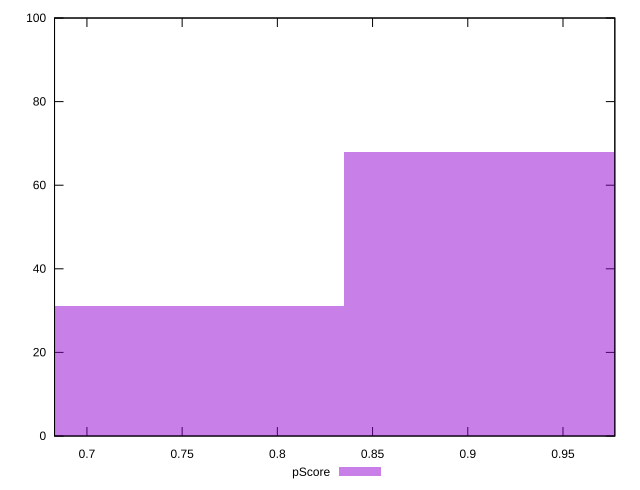

This figure's gnuplot source:
reset

$pScore <<EOF
0.7589259013524586 31
0.9107110816229504 68
0.6071407210819669 1
EOF

set key outside below
set boxwidth 0.15178518027049173
set xrange [0.6829849132860779:0.9772201580572987]
set yrange [0:100]
set trange [0:100]
set style fill transparent solid 0.5 noborder
set terminal svg size 640, 490 enhanced background rgb 'white'
set output "report_00017_2021-02-10T15-08-03.406Z/mainthread-work-breakdown/samples/pages/pScore/histogram.svg"

plot $pScore title "pScore" with boxes

reset
